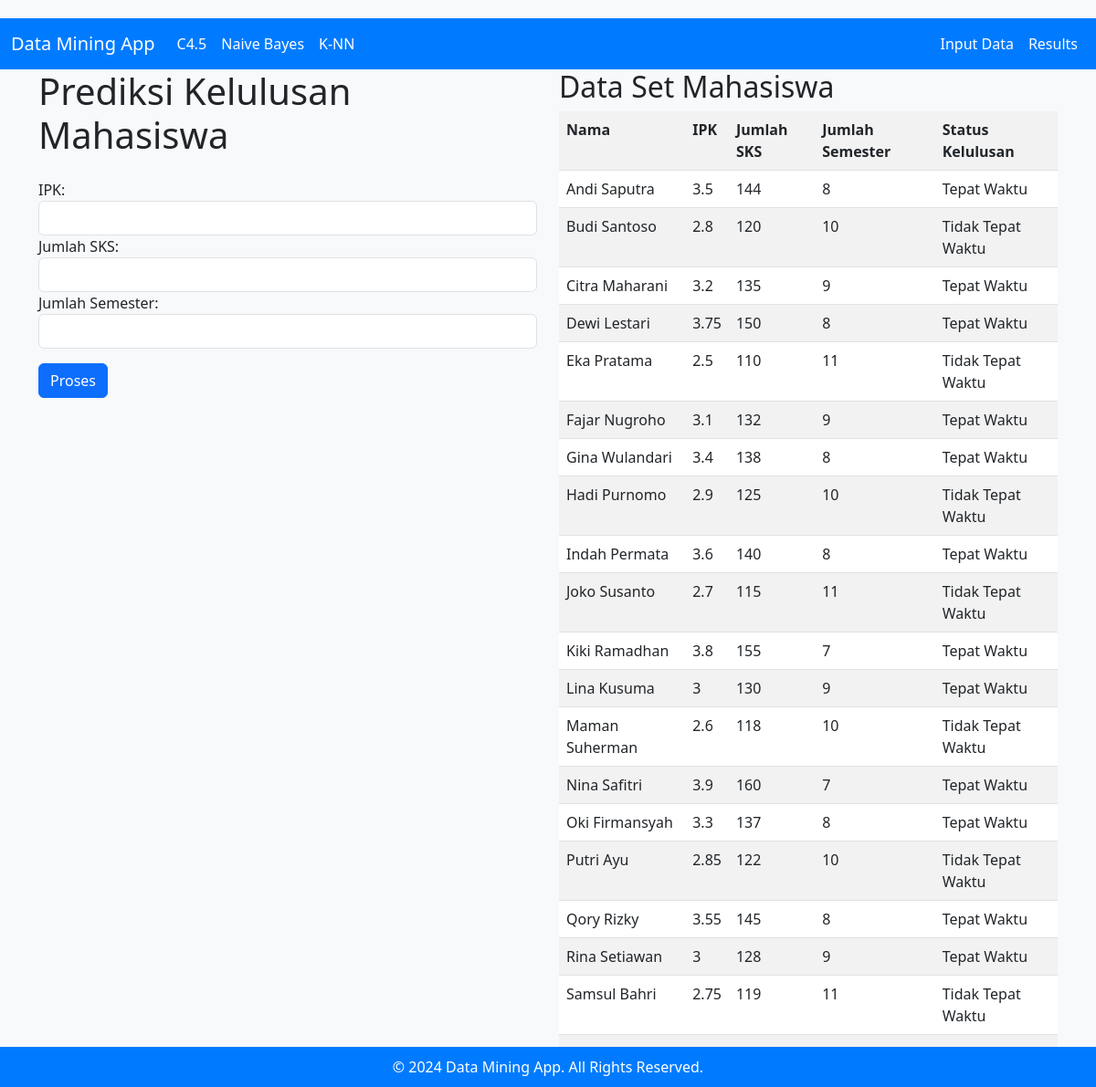
/theme.php?page=naive_bayes, run on the app's committed database.
### tables this page shows
CREATE TABLE `mahasiswa_kelulusan` (
  `id` int NOT NULL AUTO_INCREMENT,
  `nama` varchar(100) DEFAULT NULL,
  `ipk` float NOT NULL,
  `jumlah_sks` int NOT NULL,
  `jumlah_semester` int NOT NULL,
  `status_kelulusan` varchar(50) DEFAULT NULL,
  PRIMARY KEY (`id`)
);

### naive_bayes.php (the view, shortened to what this page needs)
<!DOCTYPE html>
<html lang="en">
<head>
</head>
<body>
    <div class="container">
        <div class="row">
            <div class="col-md-6">
                <h1 class="mb-4">Prediksi Kelulusan Mahasiswa</h1>
                <form action="?page=prediksi_naive_bayes" method="POST" class="needs-validation" novalidate>
                    <div class="form-group">
                        <label for="ipk">IPK:</label>
                        <input type="number" step="0.01" id="ipk" name="ipk" class="form-control" required>
                    </div>
                    <div class="form-group">
                        <label for="jumlah_sks">Jumlah SKS:</label>
                        <input type="number" id="jumlah_sks" name="jumlah_sks" class="form-control" required>
                    </div>
                    <div class="form-group">
                        <label for="jumlah_semester">Jumlah Semester:</label>
                        <input type="number" id="jumlah_semester" name="jumlah_semester" class="form-control" required>
                    </div>
                    <button type="submit" class="btn btn-primary mt-3">Proses</button>
                </form>
            </div>
            <div class="col-md-6">
                <h2>Data Set Mahasiswa</h2>
                <?php
                include 'db.php';
                $sql = "SELECT * FROM mahasiswa_kelulusan";
                $result = $conn->query($sql);
                if ($result->num_rows > 0) {
                    echo "<table class='table table-striped'>";
                    echo "<tr><th>Nama</th><th>IPK</th><th>Jumlah SKS</th><th>Jumlah Semester</th><th>Status Kelulusan</th></tr>";
                    while ($row = $result->fetch_assoc()) {
                        echo "<tr>";
                        echo "<td>" . $row["nama"] . "</td>";
                        echo "<td>" . $row["ipk"] . "</td>";
                        echo "<td>" . $row["jumlah_sks"] . "</td>";
                        echo "<td>" . $row["jumlah_semester"] . "</td>";
                        echo "<td>" . $row["status_kelulusan"] . "</td>";
                        echo "</tr>";
                    }
                    echo "</table>";
                } else {
                    echo "Tidak ada data";
                }
                ?>
                </div>
</body>
</html>

### theme.php (style rules this page uses)
body { background-color: #f8f9fa; padding-top: 20px; }

### data on the page
mahasiswa_kelulusan: nama "Andi Saputra", ipk "3.5", jumlah_sks "144", jumlah_semester "8", status_kelulusan "Tepat Waktu"
mahasiswa_kelulusan: nama "Budi Santoso", ipk "2.8", jumlah_sks "120", jumlah_semester "10", status_kelulusan "Tidak Tepat Waktu"
mahasiswa_kelulusan: nama "Citra Maharani", ipk "3.2", jumlah_sks "135", jumlah_semester "9", status_kelulusan "Tepat Waktu"
mahasiswa_kelulusan: nama "Dewi Lestari", ipk "3.75", jumlah_sks "150", jumlah_semester "8", status_kelulusan "Tepat Waktu"
mahasiswa_kelulusan: nama "Eka Pratama", ipk "2.5", jumlah_sks "110", jumlah_semester "11", status_kelulusan "Tidak Tepat Waktu"
mahasiswa_kelulusan: nama "Fajar Nugroho", ipk "3.1", jumlah_sks "132", jumlah_semester "9", status_kelulusan "Tepat Waktu"
mahasiswa_kelulusan: nama "Gina Wulandari", ipk "3.4", jumlah_sks "138", jumlah_semester "8", status_kelulusan "Tepat Waktu"
mahasiswa_kelulusan: nama "Hadi Purnomo", ipk "2.9", jumlah_sks "125", jumlah_semester "10", status_kelulusan "Tidak Tepat Waktu"
mahasiswa_kelulusan: nama "Indah Permata", ipk "3.6", jumlah_sks "140", jumlah_semester "8", status_kelulusan "Tepat Waktu"
mahasiswa_kelulusan: nama "Joko Susanto", ipk "2.7", jumlah_sks "115", jumlah_semester "11", status_kelulusan "Tidak Tepat Waktu"
mahasiswa_kelulusan: nama "Kiki Ramadhan", ipk "3.8", jumlah_sks "155", jumlah_semester "7", status_kelulusan "Tepat Waktu"
mahasiswa_kelulusan: nama "Lina Kusuma", ipk "3", jumlah_sks "130", jumlah_semester "9", status_kelulusan "Tepat Waktu"
mahasiswa_kelulusan: nama "Maman Suherman", ipk "2.6", jumlah_sks "118", jumlah_semester "10", status_kelulusan "Tidak Tepat Waktu"
mahasiswa_kelulusan: nama "Nina Safitri", ipk "3.9", jumlah_sks "160", jumlah_semester "7", status_kelulusan "Tepat Waktu"
mahasiswa_kelulusan: nama "Oki Firmansyah", ipk "3.3", jumlah_sks "137", jumlah_semester "8", status_kelulusan "Tepat Waktu"
mahasiswa_kelulusan: nama "Putri Ayu", ipk "2.85", jumlah_sks "122", jumlah_semester "10", status_kelulusan "Tidak Tepat Waktu"
mahasiswa_kelulusan: nama "Qory Rizky", ipk "3.55", jumlah_sks "145", jumlah_semester "8", status_kelulusan "Tepat Waktu"
mahasiswa_kelulusan: nama "Rina Setiawan", ipk "3", jumlah_sks "128", jumlah_semester "9", status_kelulusan "Tepat Waktu"
mahasiswa_kelulusan: nama "Samsul Bahri", ipk "2.75", jumlah_sks "119", jumlah_semester "11", status_kelulusan "Tidak Tepat Waktu"
